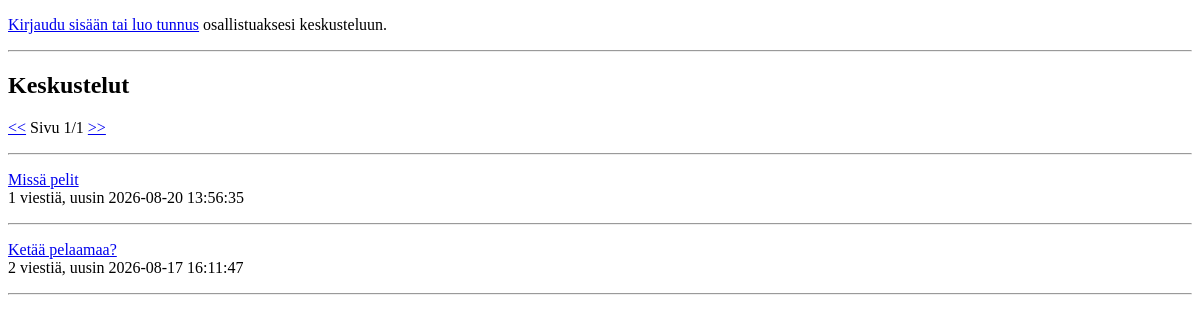
Before: / with the older database file.
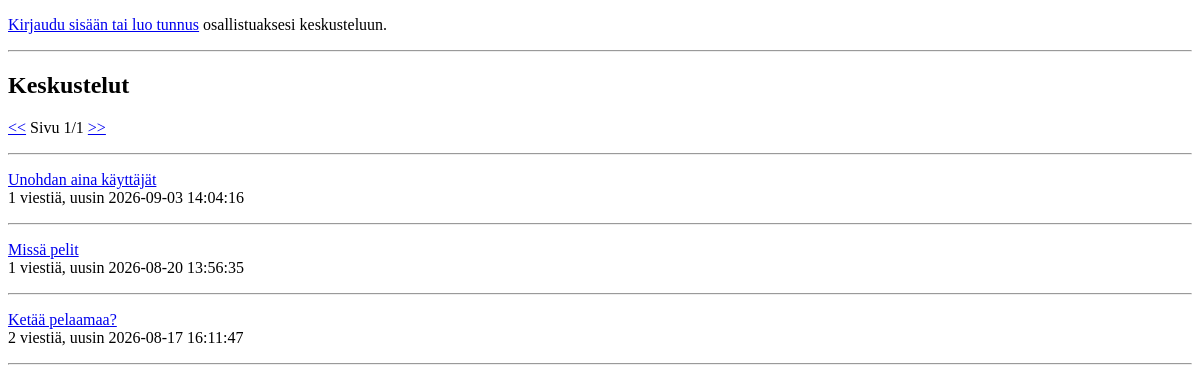
After: the same page with the newer database file.
### tables this page shows
CREATE TABLE threads (id INTEGER PRIMARY KEY, title TEXT, user_id INTEGER REFERENCES users);

### app.py (the view)
@app.route("/")
@app.route("/<int:page>")
def index(page=1):
    page_size = 10
    total_threads = forum.thread_count()
    page_count = math.ceil(total_threads / page_size)
    page_count = max(page_count, 1)
    if page < 1:
        return redirect("/1")
    if page > page_count:
        return redirect("/" + str(page_count))
    threads = forum.get_threads(page, page_size)
    return render_template("index.html", page=page, page_count=page_count, threads=threads)

### app.py (called while the page is built)
@app.before_request
def before_request():
    g.start_time = time.time()

@app.after_request
def after_request(response):
    elapsed_time = round(time.time() - g.start_time, 2)
    print("elapsed time:", elapsed_time, "s")
    return response

### db.py (called while the page is built)
def get_connection():
    con = sqlite3.connect("database.db")
    con.execute("PRAGMA foreign_keys = ON")
    con.row_factory = sqlite3.Row
    return con

def query(sql, params=[]):
    con = get_connection()
    result = con.execute(sql, params).fetchall()
    con.close()
    return result

### forum.py (called while the page is built)
def thread_count():
    sql = "SELECT COUNT(*) FROM threads"
    result = db.query(sql)
    return result[0][0] if result else 0

def get_threads(page, page_size):
    sql = """SELECT t.id, t.title, COUNT(m.id) total, MAX(m.sent_at) last
             FROM threads t, messages m
             WHERE t.id = m.thread_id AND m.status = 1
             GROUP BY t.id
             ORDER BY t.id DESC
             LIMIT ? OFFSET ?"""
    limit = page_size
    offset = page_size * (page - 1)
    return db.query(sql, [limit, offset])

### templates/index.html (shortened to what this page needs)
<!DOCTYPE html>
<html>
<head>
</head>
<body>
  {% if session.username %}
  <p>
    Olet kirjautunut nimellä {{ session.username }} | <a href="/logout">Kirjaudu ulos</a>
  </p>
  <h2>Uusi ketju</h2>
  <form action="/new_thread" method="post">
    <p>
      <label for="title">Otsikko</label>: <br />
      <input type="text" id="title" name="title" maxlength="100" required />
    </p>
    <p>
      <label for="content">Viesti</label>: <br />
      <textarea id="content" name="content" rows="5" cols="40" maxlength="5000" required></textarea>
    </p>
    <input type="hidden" name="csrf_token" value="{{ session.csrf_token }}" />
    <input type="submit" value="Lähetä" />
  </form>
  {% else %}
  <p><a href="/login">Kirjaudu sisään tai luo tunnus</a> osallistuaksesi keskusteluun.</p>
  {% endif %}
  <hr />
  <h2>Keskustelut</h2>
  <p>
    <a href="/{{ page - 1 }}">&lt;&lt;</a>
    Sivu {{ page }}/{{ page_count }}
    <a href="/{{ page + 1 }}">&gt;&gt;</a>
  </p>
  <hr />
  {% for thread in threads %}
  <p>
    <a href="/thread/{{ thread.id }}">{{ thread.title }}</a><br />
    {{ thread.total }} viestiä, uusin {{ thread.last }}
  </p>
  <hr />
  {% endfor %}
</body>
</html>

Changed rows visible on the page:
added threads: title "Unohdan aina käyttäjät", total "1", last "2026-09-03 14:04:16"
